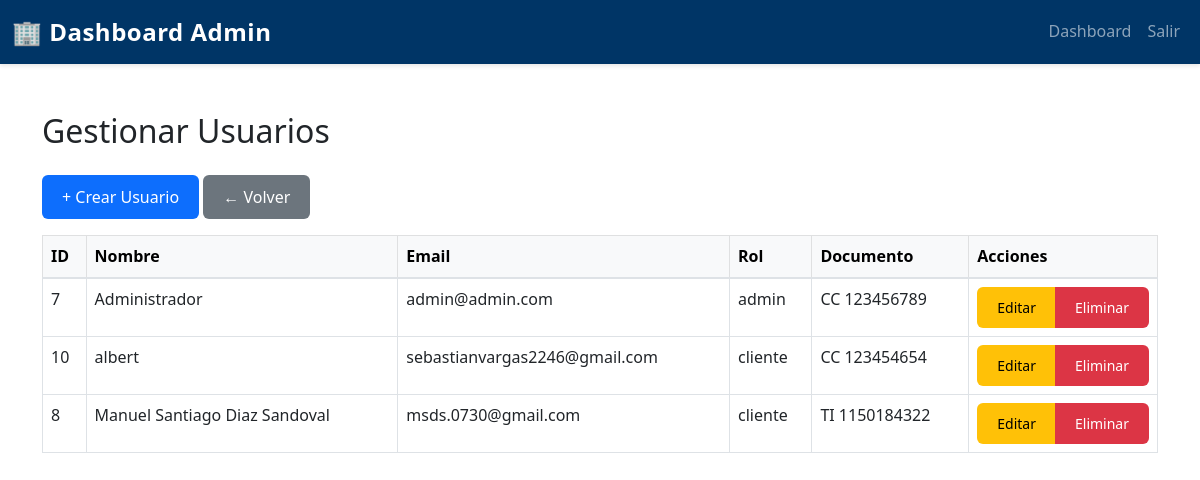
The app's page /FRONTEND/index.php?route=admin/usuario/listar (signed in), older data.
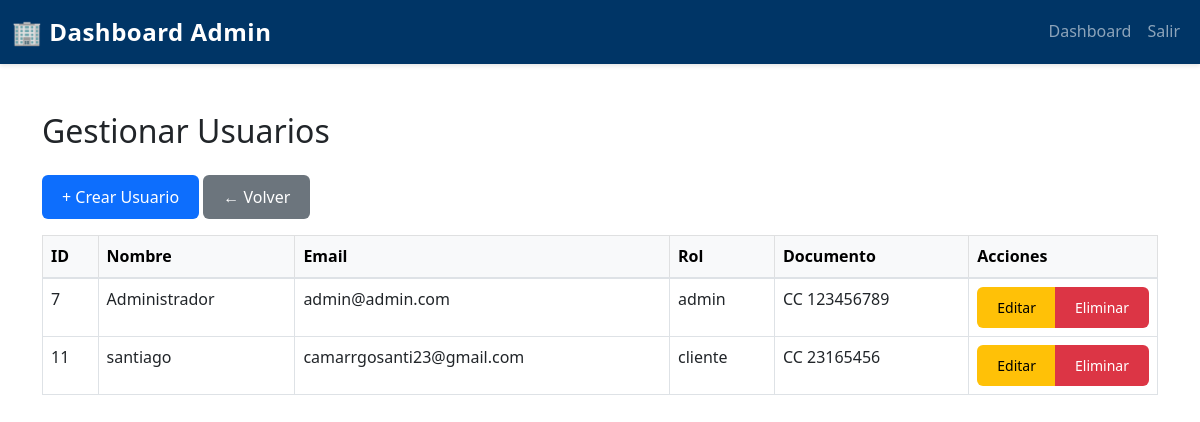
The same page, newer data.
### tables this page shows
CREATE TABLE `usuario` (
  `idUSUARIO` int(11) NOT NULL,
  `numdocUSUARIO` int(11) DEFAULT NULL,
  `tipodocumenUSUARIO` varchar(20) DEFAULT NULL,
  `nomUSUARIO` varchar(30) DEFAULT NULL,
  `direcUSUARIO` varchar(120) DEFAULT NULL,
  `telUSUARIO` int(11) DEFAULT NULL,
  `emailUSUARIO` varchar(40) DEFAULT NULL,
  `pass` varchar(255) DEFAULT NULL,
  `rolUSUARIO` varchar(20) DEFAULT NULL,
  `cargoUSUARIO` varchar(20) DEFAULT NULL
);

### FRONTEND/models/UsuarioModel.php (called while the page is built, shortened)
<?php
class UsuarioModel {
    private $db;
    public function __construct($database) {
        $this->db = $database;
    }
    public function obtenerTodos() {
        $query = "SELECT idUSUARIO, numdocUSUARIO, tipodocumenUSUARIO, nomUSUARIO,
                         direcUSUARIO, telUSUARIO, emailUSUARIO, rolUSUARIO, cargoUSUARIO
                  FROM usuario ORDER BY nomUSUARIO ASC";
        $stmt = $this->db->prepare($query);
        $stmt->execute();
        return $stmt->fetchAll(PDO::FETCH_ASSOC);
    }
}

### FRONTEND/views/admin/listar_usuarios.php (the view, shortened to what this page needs)
<?php
require_once __DIR__ . '/../../models/UsuarioModel.php';
$db = new Database();
$conn = $db->connect();
$usuarioModel = new UsuarioModel($conn);
$usuarios = $usuarioModel->obtenerTodos();
?>
<!DOCTYPE html>
<html lang="es">
<head>
    <link href="https://cdn.jsdelivr.net/npm/bootstrap@5.3.0/dist/css/bootstrap.min.css" rel="stylesheet">
    <link rel="stylesheet" href="assets/css/styles.css">
</head>
<body>
<nav class="navbar navbar-expand-lg navbar-dark bg-dark-blue">
    <div class="container-fluid">
        <a class="navbar-brand fw-bold" href="index.php?route=admin/dashboard">🏢 Dashboard Admin</a>
        <div class="collapse navbar-collapse" id="navbarNav">
            <ul class="navbar-nav ms-auto">
                <li class="nav-item"><a class="nav-link" href="index.php?route=admin/dashboard">Dashboard</a></li>
                <li class="nav-item"><a class="nav-link" href="index.php?route=logout">Salir</a></li>
            </ul>
        </div>
    </div>
</nav>
<div class="container my-5">
    <h2 class="mb-4">Gestionar Usuarios</h2>
    <a href="index.php?route=admin/usuario/crear" class="btn btn-primary mb-3">+ Crear Usuario</a>
    <a href="index.php?route=admin/dashboard" class="btn btn-secondary mb-3">← Volver</a>
    <table class="table table-bordered table-hover">
        <thead class="table-light">
            <tr>
                <th>ID</th>
                <th>Nombre</th>
                <th>Email</th>
                <th>Rol</th>
                <th>Documento</th>
                <th style="width: 150px;">Acciones</th>
            </tr>
        </thead>
        <tbody>
        <?php foreach ($usuarios as $u): ?>
            <tr>
                <td><?= $u['idUSUARIO'] ?></td>
                <td><?= $u['nomUSUARIO'] ?></td>
                <td><?= $u['emailUSUARIO'] ?></td>
                <td><?= $u['rolUSUARIO'] ?></td>
                <td><?= $u['tipodocumenUSUARIO'] . ' ' . $u['numdocUSUARIO'] ?></td>
                <td>
                    <div class="btn-group">
                    <a href="index.php?route=admin/usuario/editar&id=<?= $u['idUSUARIO'] ?>" class="btn btn-sm btn-warning">Editar</a>
                    <a href="index.php?route=admin/usuario/eliminar&id=<?= $u['idUSUARIO'] ?>" class="btn btn-sm btn-danger"
                       onclick="return confirm('¿Eliminar este usuario?');">Eliminar</a>
                    </div>
                </td>
            </tr>
        <?php endforeach; ?>
        </tbody>
    </table>
</div>
</body>
</html>

Row changes from the older to the newer data that the page shows:
removed usuario: idUSUARIO "10", nomUSUARIO "albert", emailUSUARIO "sebastianvargas2246@gmail.com", rolUSUARIO "cliente", tipodocumenUSUARIO "CC", numdocUSUARIO "123454654"
removed usuario: idUSUARIO "8", nomUSUARIO "Manuel Santiago Diaz Sandoval", emailUSUARIO "msds.0730@gmail.com", rolUSUARIO "cliente", tipodocumenUSUARIO "TI", numdocUSUARIO "1150184322"
added usuario: idUSUARIO "11", nomUSUARIO "santiago", emailUSUARIO "camarrgosanti23@gmail.com", rolUSUARIO "cliente", tipodocumenUSUARIO "CC", numdocUSUARIO "23165456"
